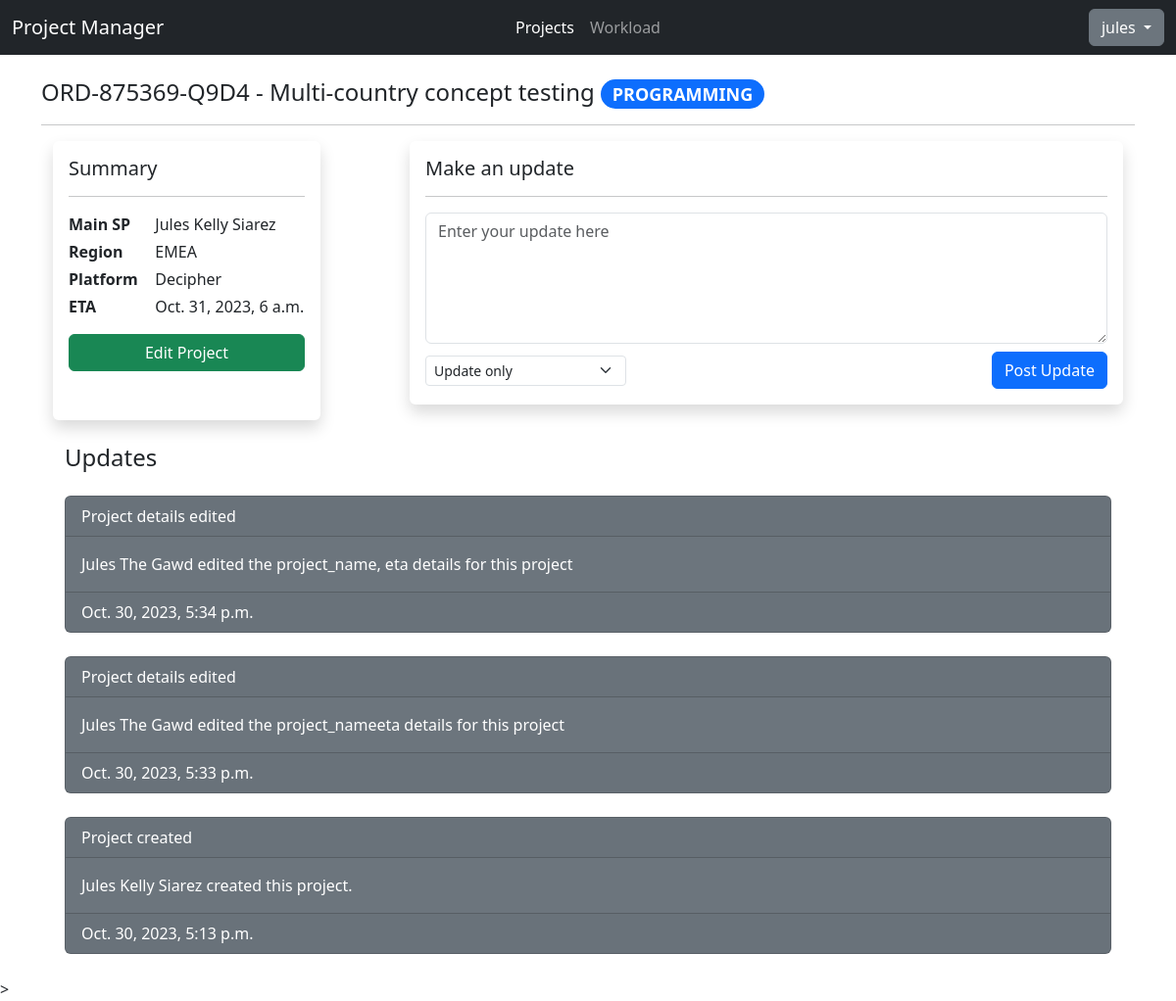
The app's page /projects/ORD-875369-Q9D4/ (signed in) with its own data.
### api/models.py (models this page shows, shortened)
class Project(models.Model):
    STATUS_CHOICES = [
     ("Headsup","Headsup"),
     ("Programming","Programming"),
     ("Changes","Changes"),
     ("Live", "Live"),
     ("LiveChange", "Live Changes"),
     ("Closed", "Closed")
    ]
    REGION_CHOICES = [
      ("APAC","APAC"),
      ("EMEA","EMEA"),
      ("NA","NA")
    ]
    PLATFORM_CHOICES = [
      ("Decipher", "Decipher"),
      ("CMIX","CMIX"),
      ("Confirmit","Confirmit")
    ]
    __original_eta = None
    code = models.SlugField(max_length=8, default=generate_unique_code, unique=True)
    ord = models.CharField(max_length=15, unique=True, validators=[RegexValidator(regex="^ORD-[0-9]{6}-[0-9A-Z]{4}$", message="Please enter the ORD in ORD-XXXXX-XXXX format.")])
    project_name = models.CharField(max_length=200)
    status = models.CharField(max_length=20, default="Headsup", choices=STATUS_CHOICES)
    created_date = models.DateField(auto_now_add=True)
    region = models.CharField(max_length=10, blank=True, choices=REGION_CHOICES)
    pid = models.CharField(max_length=20, blank=True)
    platform = models.CharField(max_length=15, default="Decipher", choices=PLATFORM_CHOICES)
    eta = models.DateTimeField(null=True,blank=True)
    details = models.TextField(max_length=255, blank=True)
    creator = models.ForeignKey(User, on_delete=models.CASCADE,null=True)
    def __init__(self, *args, **kwargs):
        super().__init__(*args, **kwargs)
        self.__original_eta = self.eta

class ProjectLog(models.Model):
   UPDATE_CHOICES = [
      ("update","Update only"),
      ("scripting","Started Scripting"),
      ("testlinksent","Test Link Sent"),
      ("settolive","Set to Live"),
      ("settolivechange","Change to Live Changes"),
      ("paused","Paused"),
      ("toclosed","Set to Closed"),
      ("reopened","Re-open Project"),
      ("created","Project created"),
      ("edited","Project details edited")
   ]
   project = models.ForeignKey(Project, on_delete=models.CASCADE, to_field="code")
   creator = models.ForeignKey(User, on_delete=models.SET_NULL, null=True)
   message = models.TextField(max_length=255)
   update_type = models.CharField(max_length=20, default="update", choices=UPDATE_CHOICES)
   created = models.DateTimeField(auto_now_add=True)

### testfront/views.py (the view)
# urls.py: path('<project_ord>/', views.projectview, name="project"),
@login_required
@permission_required("api.view_project",raise_exception=True)
def projectview(request, project_ord):
    project = get_object_or_404(Project, ord=project_ord)
    creator = f"{project.creator.first_name} {project.creator.last_name}"
    logs = ProjectLog.objects.filter(project=project).order_by("-created")
    if request.method == "GET":
        logform = ProjectLogForm()
    return render(request, "testfront/project.html", {
        "project": project,
        "creator": creator,
        "form": logform,
        "logs": logs
    })

### testfront/forms.py
class ProjectLogForm(forms.ModelForm):
    class Meta:
        model = ProjectLog
        fields = ["message", "update_type"]
        widgets = {
            "message": forms.Textarea(attrs={"class": "form-control", "placeholder": "Enter your update here", "rows":"5"}),
            "update_type": forms.Select(attrs={"class":"form-select form-select-sm"})
        }

### testfront/templates/testfront/project.html (shortened to what this page needs)
{% extends "base.html" %}
{% load static %}
{% block css %} {% static "css/index.css" %} {% endblock %}
{% block body %}
<header>
    <h4><span class="text-truncate">{{project.ord}} - {{project.project_name}}</span> <span class="badge rounded-pill
        {% if project.status == "Programming" %} text-bg-primary {% endif %}
      ">{{project.status|upper}}</span></h4>
</header>
<hr/>
<main class="container">
<div class="d-lg-flex justify-content-between">
    <div class="col-lg-3 p-3 rounded shadow">
        <h5>Summary</h5>
        <hr/>
        <div class="row mt-1">
            <div class="col-sm-4 fw-bold">
                Main SP
            </div>
            <div class="col-sm-8">
                {{creator}}
            </div>
        </div>
        <div class="row mt-1">
            <div class="col-sm-4 fw-bold">
                Region
            </div>
            <div class="col-sm-8">
                {{project.region}}
            </div>
        </div>
        <div class="row mt-1">
            <div class="col-sm-4 fw-bold">
                Platform
            </div>
            <div class="col-sm-8">
                {{project.platform}}
            </div>
        </div>
        <div class="row mt-1">
            <div class="col-sm-4 fw-bold">
                ETA
            </div>
            <div class="col-sm-8">
                {{project.eta}}
            </div>
        </div>
        <div class="row mt-3">
            <div class="col-sm-12">
                <a role="button" class="btn btn-success d-block" href="{% url "projectedit" project.code %}">Edit Project</a>
            </div>
        </div>
    </div>
    <form class="col-lg-8 rounded shadow p-3 mt-lg-0 mt-sm-3 mb-3">
       <h5>Make an update</h5>
       <hr/>
       {{form.message}}
       <div class="d-flex mt-2 justify-content-between align-items-center">
        <div>{{ form.update_type }}</div>
        <div class="text-end">
            <button type="submit" class="btn btn-primary">Post Update</button>
        </div>
       </div>
    </form>
</div>
<div class="container mt-4">
    <h4 class="mb-4">Updates</h4>
    {% for log in logs %}
    <div class="card text-bg-secondary mb-4">
        <div class="card-header">
            {{log.get_update_type_display}}
          </div>
        <div class="card-body">
          <p class="card-text">{{log.message}}</p>
        </div>
        <div class="card-footer">
            {{log.created}}
        </div>
    </div>
    {% empty %}
    <h6 class="text-center">Please add updates to this project</h6>
    {% endfor %}
</div>
</main>
{% endblock %}

### testfront/templates/base.html (shortened to what this page needs)
{% load static %}
<!DOCTYPE html>
<html lang="en">
  <head>
    <link rel="stylesheet" href="{% static "css/bootstrap.min.css" %}" />
    <link rel="stylesheet" href="{% block css %} {% endblock %}" />
  </head>
  <body>
    <nav class="navbar navbar-expand-lg bg-dark" data-bs-theme="dark">
      <div class="container-fluid">
        <div class="collapse navbar-collapse d-lg-flex" id="navbarNavAltMarkup">
          <a class="navbar-brand col-lg-3 me-auto">Project Manager </a>
          <div class="navbar-nav col-lg-6 justify-content-lg-center">
            <a class="nav-link active" aria-current="page" href="{% url "projectall" %}">Projects</a>
            <a class="nav-link" href="#">Workload</a>
          </div>
          <div class="d-lg-flex col-lg-3 justify-content-lg-end dropdown">
            <button class="btn btn-secondary dropdown-toggle" type="button" data-bs-toggle="dropdown" aria-expanded="false">
              {{user.username}}
            </button>
          </div>
        </div>
      </div>
    </nav>
    <main class="container mt-4">{% block body %} {% endblock %}</main>
    ></script>
  </body>
</html>

### records on screen
Project: ord "ORD-875369-Q9D4", project_name "Multi-country concept testing", status "PROGRAMMING", region "EMEA", platform "Decipher", eta "Oct. 31, 2023, 6 a.m."
ProjectLog: update_type "Project details edited", message "Jules The Gawd edited the project_name, eta details for this project", created "Oct. 30, 2023, 5:34 p.m."
ProjectLog: update_type "Project details edited", message "Jules The Gawd edited the project_nameeta details for this project", created "Oct. 30, 2023, 5:33 p.m."
ProjectLog: update_type "Project created", message "Jules Kelly Siarez created this project.", created "Oct. 30, 2023, 5:13 p.m."

### other values on screen
{{ user.username }} "jules"
{{ creator }} "Jules Kelly Siarez"
